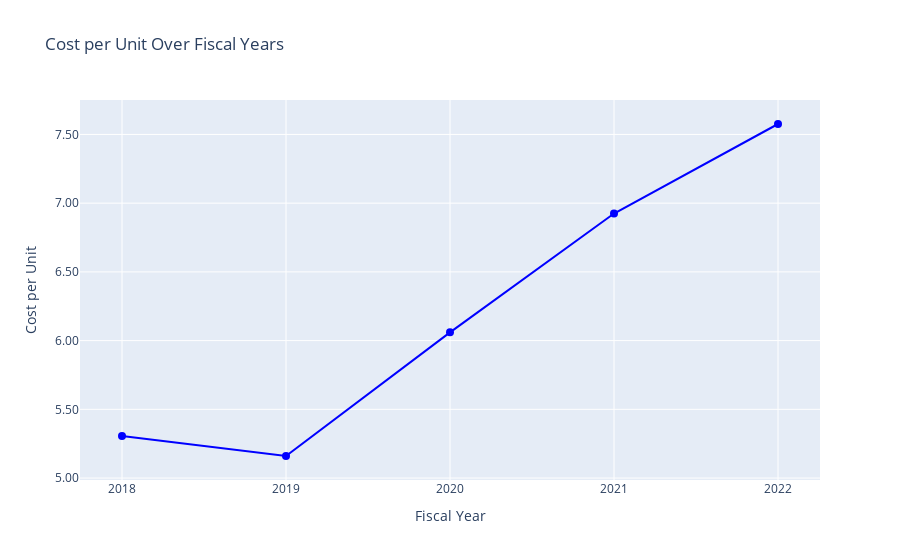

Notebook code cell kept with this figure:
### Code cell
# plot cost_per_unit over the years
fig = go.Figure()

# Add a line trace for cost_per_unit
fig.add_trace(go.Scatter(
    x=aggregated_by_fiscal_year['fiscal_year'],
    y=aggregated_by_fiscal_year['cost_per_unit'],
    mode='lines+markers',
    name='Cost per Unit',
    line=dict(color='blue', width=2),
    marker=dict(size=8, color='blue')
))

# Update layout
fig.update_layout(
    title='Cost per Unit Over Fiscal Years',
    xaxis_title='Fiscal Year',
    yaxis_title='Cost per Unit',
    xaxis=dict(tickmode='linear'),
    yaxis=dict(title='Cost per Unit', tickformat='.2f')
)

fig.show()

### Figure 1 — Plotly figure (JSON) as saved in the notebook; plotly's stock layout.template omitted (floating-point values rounded to 4 significant figures)
{"data": [{"line": {"color": "blue", "width": 2}, "marker": {"color": "blue", "size": 8}, "mode": "lines+markers", "name": "Cost per Unit", "type": "scatter", "x": [2018, 2019, 2020, 2021, 2022], "y": [5.306, 5.16, 6.06, 6.924, 7.576]}], "layout": {"title": {"text": "Cost per Unit Over Fiscal Years"}, "xaxis": {"tickmode": "linear", "title": {"text": "Fiscal Year"}}, "yaxis": {"tickformat": ".2f", "title": {"text": "Cost per Unit"}}}}
